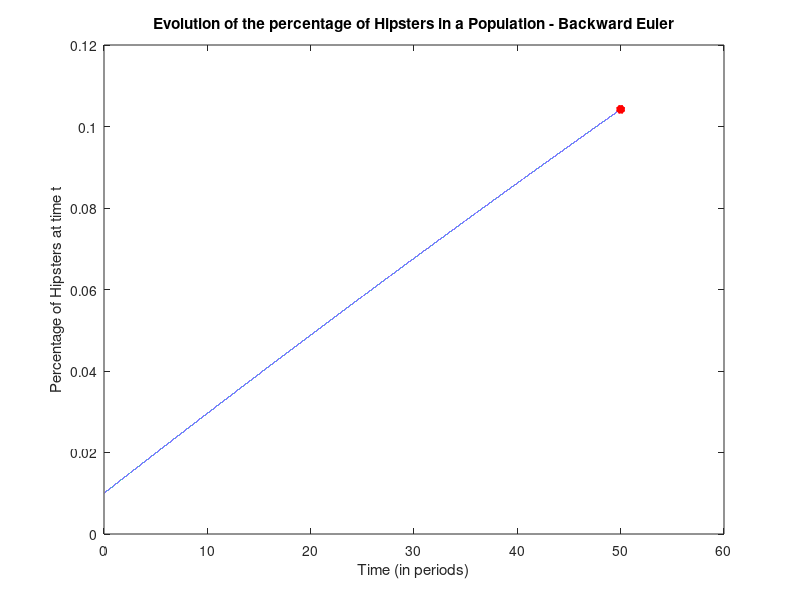

Source code (MATLAB):
clc
clear
close



N = 100000;
t0 = 0;
T = 50;
dt = (T-t0)/N;

p0 = 0.01; % Percentage of Hipsters in the population at time 0
r = 0.1; % Percentage of people born Hipster from couples with at least 1 non Hipsters parent
b = 0.02; %Birth rate


P = [p0 zeros(1,N)];
t = [t0 zeros(1,N)];

%% Backward Euler
for n = 1:N
    %dp = r*b*(1-P(n))*dt;
    P(n+1) = ((P(n)+0.002*dt)/(1+0.002*dt));
    t(n+1)=t(n)+dt;
end

Percentage_Hipsters_Time50 = P(end);
plot(t,P)
hold on
plot(t(end),P(end),"r*","LineWidth",3);
hold off
title('Evolution of the percentage of Hipsters in a Population - Backward Euler')
xlabel('Time (in periods)')
ylabel('Percentage of Hipsters at time t')

fprintf('Percentage of Hipsters after 50 periods (Using Forward Euler):  %.16f Percent \n',Percentage_Hipsters_Time50)

%% Error of the numerical solution
p_analytical = 0.1042109561444000; %Analytical solution for p
error = abs(Percentage_Hipsters_Time50-p_analytical);
fprintf('The error of the estimation is %.16f \n',error)